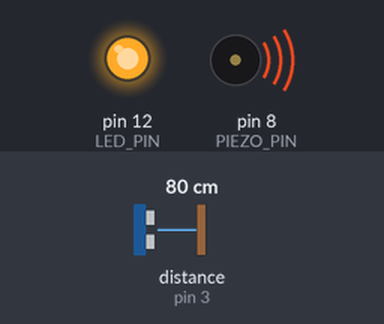
Simulated run of this sketch. Board: Arduino Uno, built with avr-gcc and run on an emulated ATmega328P. Parts: output pins drawn as LEDs (lit = HIGH), buzzer (waves = sounding). Wiring (inferred from the names in the program): ultrasonic range finder: trigger pin 2; echo pin 3. Inputs (shaded band) come from the test bench; at power-on: distance to the obstacle (sensor on pin 3) 80 cm. The echo pulse lasts 58.3 µs per cm; pins used as bus, display or sensor lines are not drawn.

Above: at 1.2 s.
1.3 s: distance to the obstacle (sensor on pin 3) set to 98 cm
4.3 s: distance to the obstacle (sensor on pin 3) set to 106 cm
At 5.5 s:
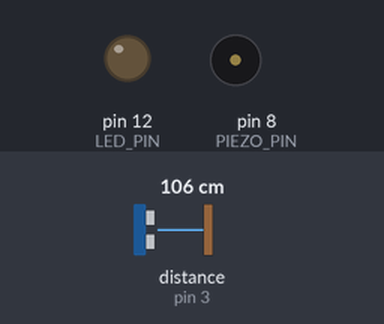
5.8 s: distance to the obstacle (sensor on pin 3) set to 2 cm
At 6.07 s:
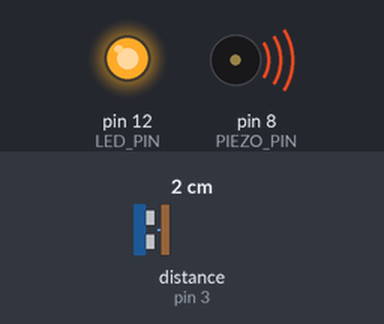
8.8 s: distance to the obstacle (sensor on pin 3) set to 120 cm
At 10.3 s:
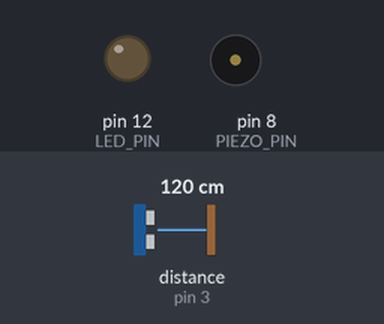
Timing chart, 0 to 11.4 s (numbered marks = the images above; inputs shaded):
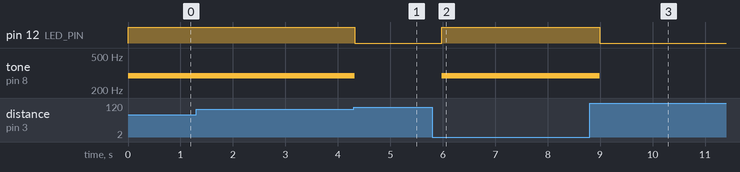

Measured:
- the behaviour switches between 101 and 102 cm on distance to the obstacle (sensor on pin 3) (found by bisection; images 0 and 1)
- after the input at 4.3 s, pin 12 (LED_PIN): HIGH → LOW at once; tone on pin 8 (PIEZO_PIN): 294 Hz → silent at once
- after the input at 5.8 s, pin 12 (LED_PIN): LOW → HIGH after 0.18 s; tone on pin 8 (PIEZO_PIN): silent → 294 Hz after 0.18 s
- after the input at 8.8 s, pin 12 (LED_PIN): HIGH → LOW after 0.19 s; tone on pin 8 (PIEZO_PIN): 294 Hz → silent after 0.19 s

The sketch:

detecteur_intrusion_HC-SR04.ino
```cpp
/*
 * Code d'exemple pour un capteur à ultrasons HC-SR04.
 */

/* Constantes pour les broches */
const byte TRIGGER_PIN = 2; // Broche TRIGGER
const byte ECHO_PIN = 3;    // Broche ECHO
const byte LED_PIN = 12;  // Broche LED
const byte PIEZO_PIN = 8;  // Broche PIEZO


/* Constantes pour le timeout */
const unsigned long MEASURE_TIMEOUT = 50000UL; // 25ms = ~8m à 340m/s

/* Vitesse du son dans l'air en mm/us */
const float SOUND_SPEED = 340.0 / 1000;

/** Fonction setup() */
void setup() {

  /* Initialise le port série */
  Serial.begin(115200);

  /* Initialise les broches */
  pinMode(TRIGGER_PIN, OUTPUT);
  digitalWrite(TRIGGER_PIN, LOW); // La broche TRIGGER doit être à LOW au repos

  pinMode(LED_PIN, OUTPUT);
  digitalWrite(LED_PIN, LOW);

  pinMode(ECHO_PIN, INPUT);
}

/** Fonction loop() */
void loop() {

  /* 1. Lance une mesure de distance en envoyant une impulsion HIGH de 10µs sur la broche TRIGGER */
  digitalWrite(TRIGGER_PIN, HIGH);
  delayMicroseconds(10);
  digitalWrite(TRIGGER_PIN, LOW);

  /* 2. Mesure le temps entre l'envoi de l'impulsion ultrasonique et son écho (si il existe) */
  long measure = pulseIn(ECHO_PIN, HIGH, MEASURE_TIMEOUT);

  /* 3. Calcul la distance à partir du temps mesuré */
  float distance_mm = measure / 2.0 * SOUND_SPEED;

  if(distance_mm/1000 < 1){
    digitalWrite(LED_PIN, HIGH);
    tone(PIEZO_PIN, 294);
  }

  /* Affiche les résultats en mm, cm et m
  Serial.print(F("Distance: "));
  Serial.print(distance_mm / 1000.0, 2);
  Serial.println(F("m)"));
   */

  /* Délai d'attente pour éviter d'afficher trop de résultats à la seconde */
  delay(200);

  digitalWrite(LED_PIN, LOW);
  noTone(PIEZO_PIN);

}
```
